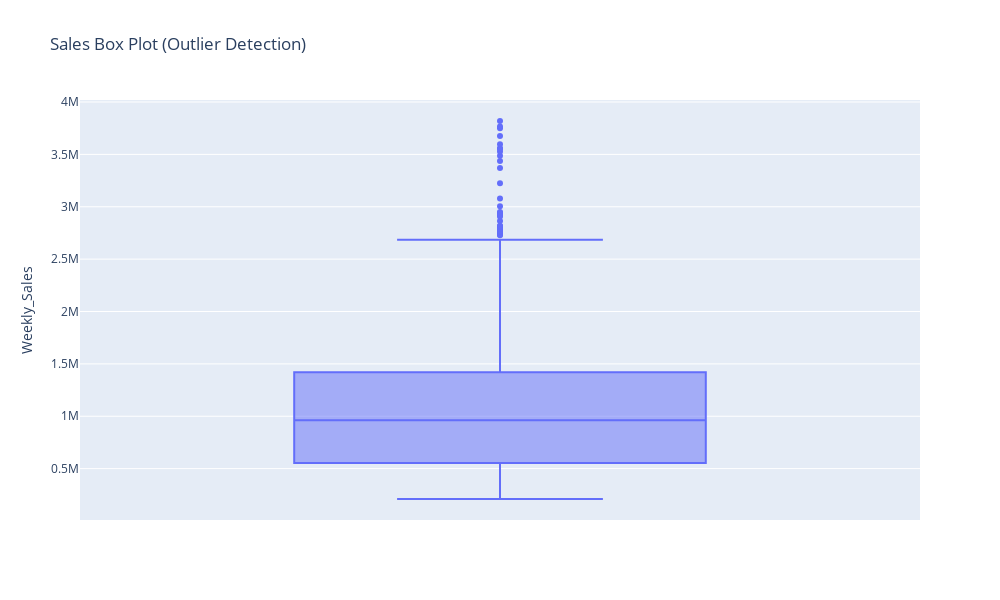

The notebook cell saved with this chart:
### Code cell
fig = px.box(data, y=key_columns["sales"], title="Sales Box Plot (Outlier Detection)")
fig.update_layout(
        width=1000,  # Width in pixels
        height=600   # Height in pixels
    )
fig.show()

### Figure 1 — Plotly figure (JSON) as saved in the notebook; plotly's stock layout.template omitted (floating-point values rounded to 4 significant figures; data arrays with more than 128 entries replaced by an {"elided": "..."} marker saying what was removed)
{"data": [{"alignmentgroup": "True", "hovertemplate": "Weekly_Sales=%{y}<extra></extra>", "legendgroup": "", "marker": {"color": "#636efa"}, "name": "", "notched": false, "offsetgroup": "", "orientation": "v", "showlegend": false, "type": "box", "x0": " ", "xaxis": "x", "y": {"elided": "6435 float values"}, "y0": " ", "yaxis": "y"}], "layout": {"boxmode": "group", "height": 600, "legend": {"tracegroupgap": 0}, "title": {"text": "Sales Box Plot (Outlier Detection)"}, "width": 1000, "xaxis": {"anchor": "y", "autorange": true, "domain": [0, 1], "range": [-0.5, 0.5], "type": "category"}, "yaxis": {"anchor": "x", "autorange": true, "domain": [0, 1], "range": [9503.0, 4019000.0], "title": {"text": "Weekly_Sales"}, "type": "linear"}}}
